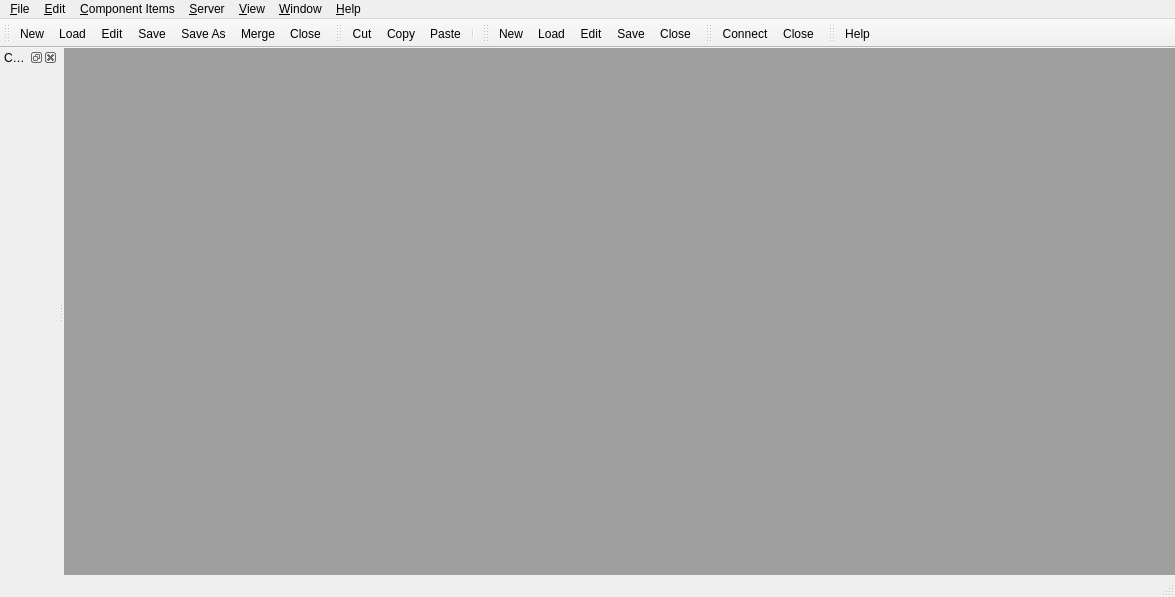
<?xml version="1.0" encoding="UTF-8"?>
<ui version="4.0">
 <class>MainWindow</class>
 <widget class="QMainWindow" name="MainWindow">
  <property name="geometry">
   <rect>
    <x>0</x>
    <y>0</y>
    <width>1175</width>
    <height>597</height>
   </rect>
  </property>
  <property name="windowTitle">
   <string>MainWindow</string>
  </property>
  <widget class="QWidget" name="centralwidget">
   <layout class="QGridLayout" name="gridLayout">
    <property name="margin">
     <number>0</number>
    </property>
    <property name="spacing">
     <number>0</number>
    </property>
    <item row="0" column="0">
     <widget class="QMdiArea" name="mdi">
      <property name="verticalScrollBarPolicy">
       <enum>Qt::ScrollBarAsNeeded</enum>
      </property>
      <property name="horizontalScrollBarPolicy">
       <enum>Qt::ScrollBarAsNeeded</enum>
      </property>
     </widget>
    </item>
   </layout>
  </widget>
  <widget class="QMenuBar" name="menubar">
   <property name="geometry">
    <rect>
     <x>0</x>
     <y>0</y>
     <width>1175</width>
     <height>25</height>
    </rect>
   </property>
   <widget class="QMenu" name="menuFile">
    <property name="title">
     <string>&amp;File</string>
    </property>
    <addaction name="actionNew"/>
    <addaction name="actionNewDataSource"/>
    <addaction name="actionLoad"/>
    <addaction name="actionLoadDataSource"/>
    <addaction name="separator"/>
    <addaction name="actionSave"/>
    <addaction name="actionSaveDataSource"/>
    <addaction name="actionSaveAs"/>
    <addaction name="actionSaveDataSourceAs"/>
    <addaction name="actionSaveAll"/>
    <addaction name="actionSaveAllDataSources"/>
    <addaction name="separator"/>
    <addaction name="actionClose"/>
    <addaction name="actionCloseDataSource"/>
    <addaction name="separator"/>
    <addaction name="actionReloadList"/>
    <addaction name="actionReloadDataSourceList"/>
    <addaction name="actionChangeDirectory"/>
    <addaction name="actionChangeDataSourceDirectory"/>
    <addaction name="separator"/>
    <addaction name="actionQuit"/>
   </widget>
   <widget class="QMenu" name="menuEdit">
    <property name="title">
     <string>&amp;Edit</string>
    </property>
    <addaction name="separator"/>
    <addaction name="actionCutItem"/>
    <addaction name="actionCopyItem"/>
    <addaction name="actionPasteItem"/>
    <addaction name="separator"/>
    <addaction name="actionCutComponentItem"/>
    <addaction name="actionCopyComponentItem"/>
    <addaction name="actionPasteComponentItem"/>
    <addaction name="separator"/>
    <addaction name="actionCutDataSource"/>
    <addaction name="actionCopyDataSource"/>
    <addaction name="actionPasteDataSource"/>
    <addaction name="separator"/>
    <addaction name="actionEditComponent"/>
    <addaction name="actionTakeDataSourceItem"/>
    <addaction name="actionTakeDataSources"/>
    <addaction name="separator"/>
    <addaction name="actionEditDataSource"/>
    <addaction name="actionApplyDataSource"/>
   </widget>
   <widget class="QMenu" name="menuComponentItems">
    <property name="title">
     <string>&amp;Component Items</string>
    </property>
    <addaction name="actionNewGroupItem"/>
    <addaction name="actionNewFieldItem"/>
    <addaction name="actionNewStrategyItem"/>
    <addaction name="actionNewDataSourceItem"/>
    <addaction name="actionNewAttributeItem"/>
    <addaction name="actionNewLinkItem"/>
    <addaction name="separator"/>
    <addaction name="actionLoadSubComponentItem"/>
    <addaction name="actionLoadDataSourceItem"/>
    <addaction name="separator"/>
    <addaction name="actionAddDataSourceItem"/>
    <addaction name="actionLinkDataSourceItem"/>
    <addaction name="separator"/>
    <addaction name="actionMoveUpComponentItem"/>
    <addaction name="actionMoveDownComponentItem"/>
    <addaction name="separator"/>
    <addaction name="actionMergeComponentItems"/>
    <addaction name="actionApplyComponentItem"/>
    <addaction name="separator"/>
    <addaction name="actionClearComponentItems"/>
   </widget>
   <widget class="QMenu" name="menuServer">
    <property name="title">
     <string>&amp;Server</string>
    </property>
    <addaction name="actionConnectServer"/>
    <addaction name="separator"/>
    <addaction name="actionFetchComponentsServer"/>
    <addaction name="actionStoreComponentServer"/>
    <addaction name="actionStoreAllComponentsServer"/>
    <addaction name="actionDeleteComponentServer"/>
    <addaction name="separator"/>
    <addaction name="actionFetchDataSourcesServer"/>
    <addaction name="actionStoreDataSourceServer"/>
    <addaction name="actionStoreAllDataSourcesServer"/>
    <addaction name="actionDeleteDataSourceServer"/>
    <addaction name="separator"/>
    <addaction name="actionGetMandatoryComponentsServer"/>
    <addaction name="actionSetComponentMandatoryServer"/>
    <addaction name="actionUnsetComponentMandatoryServer"/>
    <addaction name="separator"/>
    <addaction name="actionCloseServer"/>
   </widget>
   <widget class="QMenu" name="menuView">
    <property name="title">
     <string>&amp;View</string>
    </property>
    <addaction name="actionAllAttributesView"/>
   </widget>
   <widget class="QMenu" name="menuWindow">
    <property name="title">
     <string>&amp;Window</string>
    </property>
   </widget>
   <widget class="QMenu" name="menuHelp">
    <property name="title">
     <string>&amp;Help</string>
    </property>
    <addaction name="actionComponentDesignerHelp"/>
    <addaction name="actionAboutComponentDesigner"/>
   </widget>
   <addaction name="menuFile"/>
   <addaction name="menuEdit"/>
   <addaction name="menuComponentItems"/>
   <addaction name="menuServer"/>
   <addaction name="menuView"/>
   <addaction name="menuWindow"/>
   <addaction name="separator"/>
   <addaction name="menuHelp"/>
  </widget>
  <widget class="QStatusBar" name="statusbar"/>
  <widget class="QDockWidget" name="compDockWidget">
   <property name="allowedAreas">
    <set>Qt::LeftDockWidgetArea|Qt::RightDockWidgetArea</set>
   </property>
   <property name="windowTitle">
    <string>Collections</string>
   </property>
   <attribute name="dockWidgetArea">
    <number>1</number>
   </attribute>
   <widget class="QWidget" name="dockWidgetContents">
    <layout class="QGridLayout" name="gridLayout_2">
     <property name="margin">
      <number>0</number>
     </property>
     <property name="spacing">
      <number>0</number>
     </property>
     <item row="0" column="0">
      <widget class="QSplitter" name="dockSplitter">
       <property name="orientation">
        <enum>Qt::Vertical</enum>
       </property>
       <property name="handleWidth">
        <number>6</number>
       </property>
      </widget>
     </item>
    </layout>
   </widget>
  </widget>
  <widget class="QToolBar" name="componentToolBar">
   <property name="windowTitle">
    <string>toolBar</string>
   </property>
   <attribute name="toolBarArea">
    <enum>TopToolBarArea</enum>
   </attribute>
   <attribute name="toolBarBreak">
    <bool>false</bool>
   </attribute>
   <addaction name="actionNew"/>
   <addaction name="actionLoad"/>
   <addaction name="actionEditComponent"/>
   <addaction name="actionSave"/>
   <addaction name="actionSaveAs"/>
   <addaction name="actionMergeComponentItems"/>
   <addaction name="actionClose"/>
  </widget>
  <widget class="QToolBar" name="editToolBar">
   <property name="windowTitle">
    <string>toolBar_2</string>
   </property>
   <attribute name="toolBarArea">
    <enum>TopToolBarArea</enum>
   </attribute>
   <attribute name="toolBarBreak">
    <bool>false</bool>
   </attribute>
   <addaction name="actionCutItem"/>
   <addaction name="actionCopyItem"/>
   <addaction name="actionPasteItem"/>
   <addaction name="separator"/>
  </widget>
  <widget class="QToolBar" name="dsourceToolBar">
   <property name="windowTitle">
    <string>toolBar_3</string>
   </property>
   <attribute name="toolBarArea">
    <enum>TopToolBarArea</enum>
   </attribute>
   <attribute name="toolBarBreak">
    <bool>false</bool>
   </attribute>
   <addaction name="actionNewDataSource"/>
   <addaction name="actionLoadDataSource"/>
   <addaction name="actionEditDataSource"/>
   <addaction name="actionSaveDataSource"/>
   <addaction name="actionCloseDataSource"/>
  </widget>
  <widget class="QToolBar" name="serverToolBar">
   <property name="windowTitle">
    <string>toolBar</string>
   </property>
   <attribute name="toolBarArea">
    <enum>TopToolBarArea</enum>
   </attribute>
   <attribute name="toolBarBreak">
    <bool>false</bool>
   </attribute>
   <addaction name="actionConnectServer"/>
   <addaction name="actionCloseServer"/>
  </widget>
  <widget class="QToolBar" name="helpToolBar">
   <property name="windowTitle">
    <string>toolBar_2</string>
   </property>
   <attribute name="toolBarArea">
    <enum>TopToolBarArea</enum>
   </attribute>
   <attribute name="toolBarBreak">
    <bool>false</bool>
   </attribute>
   <addaction name="actionComponentDesignerHelp"/>
  </widget>
  <action name="actionNew">
   <property name="text">
    <string>&amp;New</string>
   </property>
   <property name="toolTip">
    <string>Create a new component</string>
   </property>
  </action>
  <action name="actionNewDataSource">
   <property name="text">
    <string>&amp;New DataSource</string>
   </property>
   <property name="iconText">
    <string>New</string>
   </property>
   <property name="toolTip">
    <string>Create a new data source</string>
   </property>
  </action>
  <action name="actionLoad">
   <property name="text">
    <string>&amp;Load ...</string>
   </property>
   <property name="toolTip">
    <string>Load an existing data source</string>
   </property>
  </action>
  <action name="actionLoadDataSource">
   <property name="text">
    <string>&amp;Load DataSource ...</string>
   </property>
   <property name="iconText">
    <string>Load</string>
   </property>
   <property name="toolTip">
    <string>Load an existing data source</string>
   </property>
  </action>
  <action name="actionSave">
   <property name="text">
    <string>&amp;Save</string>
   </property>
   <property name="toolTip">
    <string>Write the component into a file</string>
   </property>
  </action>
  <action name="actionSaveDataSource">
   <property name="text">
    <string>&amp;Save DataSource</string>
   </property>
   <property name="iconText">
    <string>Save</string>
   </property>
  </action>
  <action name="actionSaveAs">
   <property name="text">
    <string>Save &amp;As ...</string>
   </property>
   <property name="toolTip">
    <string>Write the component into a file as ...</string>
   </property>
  </action>
  <action name="actionSaveDataSourceAs">
   <property name="text">
    <string>Save DataSource &amp;As</string>
   </property>
  </action>
  <action name="actionSaveAll">
   <property name="text">
    <string>Save All</string>
   </property>
   <property name="toolTip">
    <string>Write all components into files</string>
   </property>
  </action>
  <action name="actionSaveAllDataSources">
   <property name="text">
    <string>Save All DataSources</string>
   </property>
  </action>
  <action name="actionCloseDataSource">
   <property name="text">
    <string>Cl&amp;ose DataSource</string>
   </property>
   <property name="iconText">
    <string>Close</string>
   </property>
  </action>
  <action name="actionReloadList">
   <property name="text">
    <string>Reload List</string>
   </property>
  </action>
  <action name="actionReloadDataSourceList">
   <property name="text">
    <string>Reload DataSource List</string>
   </property>
  </action>
  <action name="actionChangeDirectory">
   <property name="text">
    <string>Change Directory ...</string>
   </property>
  </action>
  <action name="actionChangeDataSourceDirectory">
   <property name="text">
    <string>Change DataSource Directory ...</string>
   </property>
  </action>
  <action name="actionQuit">
   <property name="text">
    <string>&amp;Quit</string>
   </property>
  </action>
  <action name="actionCutItem">
   <property name="text">
    <string>C&amp;ut Item</string>
   </property>
   <property name="iconText">
    <string>Cut</string>
   </property>
  </action>
  <action name="actionCopyItem">
   <property name="text">
    <string>&amp;Copy Item</string>
   </property>
   <property name="iconText">
    <string>Copy</string>
   </property>
  </action>
  <action name="actionPasteItem">
   <property name="text">
    <string>&amp;Paste Item</string>
   </property>
   <property name="iconText">
    <string>Paste</string>
   </property>
  </action>
  <action name="actionCutComponentItem">
   <property name="text">
    <string>C&amp;ut Component Item</string>
   </property>
  </action>
  <action name="actionCopyComponentItem">
   <property name="text">
    <string>&amp;Copy Component Item</string>
   </property>
  </action>
  <action name="actionPasteComponentItem">
   <property name="text">
    <string>&amp;Paste Component Item</string>
   </property>
  </action>
  <action name="actionCutDataSource">
   <property name="text">
    <string>C&amp;ut DataSource</string>
   </property>
  </action>
  <action name="actionCopyDataSource">
   <property name="text">
    <string>&amp;Copy DataSource</string>
   </property>
  </action>
  <action name="actionPasteDataSource">
   <property name="text">
    <string>&amp;Paste DataSource</string>
   </property>
  </action>
  <action name="actionEditComponent">
   <property name="text">
    <string>&amp;Edit Component</string>
   </property>
   <property name="iconText">
    <string>Edit</string>
   </property>
  </action>
  <action name="actionTakeDataSourceItem">
   <property name="text">
    <string>&amp;Take DataSource Item</string>
   </property>
  </action>
  <action name="actionTakeDataSources">
   <property name="text">
    <string>Take DataSources</string>
   </property>
  </action>
  <action name="actionEditDataSource">
   <property name="text">
    <string>&amp;Edit DataSource</string>
   </property>
   <property name="iconText">
    <string>Edit</string>
   </property>
  </action>
  <action name="actionApplyDataSource">
   <property name="text">
    <string>&amp;Apply DataSource</string>
   </property>
  </action>
  <action name="actionNewGroupItem">
   <property name="text">
    <string>New &amp;Group</string>
   </property>
  </action>
  <action name="actionNewFieldItem">
   <property name="text">
    <string>New &amp;Field</string>
   </property>
  </action>
  <action name="actionNewStrategyItem">
   <property name="text">
    <string>New &amp;Strategy</string>
   </property>
  </action>
  <action name="actionNewDataSourceItem">
   <property name="text">
    <string>New &amp;DataSource</string>
   </property>
  </action>
  <action name="actionNewAttributeItem">
   <property name="text">
    <string>New A&amp;ttribute</string>
   </property>
  </action>
  <action name="actionNewLinkItem">
   <property name="text">
    <string>New &amp;Link</string>
   </property>
  </action>
  <action name="actionLoadSubComponentItem">
   <property name="text">
    <string>Load SubComponent Item ...</string>
   </property>
  </action>
  <action name="actionLoadDataSourceItem">
   <property name="text">
    <string>Load DataSource Item ...</string>
   </property>
  </action>
  <action name="actionAddDataSourceItem">
   <property name="text">
    <string>Add DataSource</string>
   </property>
  </action>
  <action name="actionLinkDataSourceItem">
   <property name="text">
    <string>Link DataSource</string>
   </property>
  </action>
  <action name="actionMoveUpComponentItem">
   <property name="text">
    <string>Move Up Component Item</string>
   </property>
  </action>
  <action name="actionMoveDownComponentItem">
   <property name="text">
    <string>Move Down Component Item</string>
   </property>
  </action>
  <action name="actionMergeComponentItems">
   <property name="text">
    <string>Merge Component Items</string>
   </property>
   <property name="iconText">
    <string>Merge</string>
   </property>
  </action>
  <action name="actionApplyComponentItem">
   <property name="text">
    <string>Apply Component Item</string>
   </property>
  </action>
  <action name="actionClearComponentItems">
   <property name="text">
    <string>Clear Component Items</string>
   </property>
  </action>
  <action name="actionConnectServer">
   <property name="text">
    <string>&amp;Connect ...</string>
   </property>
  </action>
  <action name="actionFetchComponentsServer">
   <property name="text">
    <string>&amp;Fetch Components</string>
   </property>
  </action>
  <action name="actionStoreComponentServer">
   <property name="text">
    <string>&amp;Store Component</string>
   </property>
  </action>
  <action name="actionStoreAllComponentsServer">
   <property name="text">
    <string>Store &amp;All Components</string>
   </property>
  </action>
  <action name="actionDeleteComponentServer">
   <property name="text">
    <string>&amp;Delete Component</string>
   </property>
  </action>
  <action name="actionFetchDataSourcesServer">
   <property name="text">
    <string>&amp;Fetch DataSources</string>
   </property>
  </action>
  <action name="actionStoreDataSourceServer">
   <property name="text">
    <string>&amp;Store DataSource</string>
   </property>
  </action>
  <action name="actionStoreAllDataSourcesServer">
   <property name="text">
    <string>Store &amp;All DataSources</string>
   </property>
  </action>
  <action name="actionGetMandatoryComponentsServer">
   <property name="text">
    <string>&amp;Get Mandatory Components</string>
   </property>
  </action>
  <action name="actionSetComponentMandatoryServer">
   <property name="text">
    <string>Set Component Mandatory</string>
   </property>
  </action>
  <action name="actionUnsetComponentMandatoryServer">
   <property name="text">
    <string>Unset Component Mandatory</string>
   </property>
  </action>
  <action name="actionCloseServer">
   <property name="text">
    <string>Cl&amp;ose</string>
   </property>
  </action>
  <action name="actionAllAttributesView">
   <property name="checkable">
    <bool>true</bool>
   </property>
   <property name="text">
    <string>&amp;All Attributes</string>
   </property>
  </action>
  <action name="actionComponentDesignerHelp">
   <property name="text">
    <string>Component Designer &amp;Help</string>
   </property>
   <property name="iconText">
    <string>Help</string>
   </property>
  </action>
  <action name="actionAboutComponentDesigner">
   <property name="text">
    <string>&amp;About Component Designer</string>
   </property>
  </action>
  <action name="actionDeleteDataSourceServer">
   <property name="text">
    <string>&amp;Delete DataSource</string>
   </property>
  </action>
  <action name="actionClose">
   <property name="text">
    <string>Cl&amp;ose</string>
   </property>
  </action>
  <action name="actionNextWindows">
   <property name="text">
    <string>&amp;Next</string>
   </property>
  </action>
  <action name="actionPreviousWindows">
   <property name="text">
    <string>&amp;Previous</string>
   </property>
  </action>
  <action name="actionCascadeWindows">
   <property name="text">
    <string>Casca&amp;de</string>
   </property>
  </action>
  <action name="actionTileWindows">
   <property name="text">
    <string>&amp;Tile</string>
   </property>
  </action>
  <action name="actionRestoreAllWindows">
   <property name="text">
    <string>&amp;Restore All</string>
   </property>
  </action>
  <action name="actionCloseAllWindows">
   <property name="text">
    <string>&amp;Close All </string>
   </property>
  </action>
  <action name="actionIconizeAllWindows">
   <property name="text">
    <string>&amp;Iconize All</string>
   </property>
  </action>
  <action name="actionCloseWindows">
   <property name="text">
    <string>Cl&amp;ose</string>
   </property>
  </action>
  <action name="actionComponentListWindows">
   <property name="text">
    <string>&amp;Component List</string>
   </property>
  </action>
  <action name="actionDataSourceListWindows">
   <property name="text">
    <string>&amp;DataSource List</string>
   </property>
  </action>
 </widget>
 <resources/>
 <connections/>
</ui>
